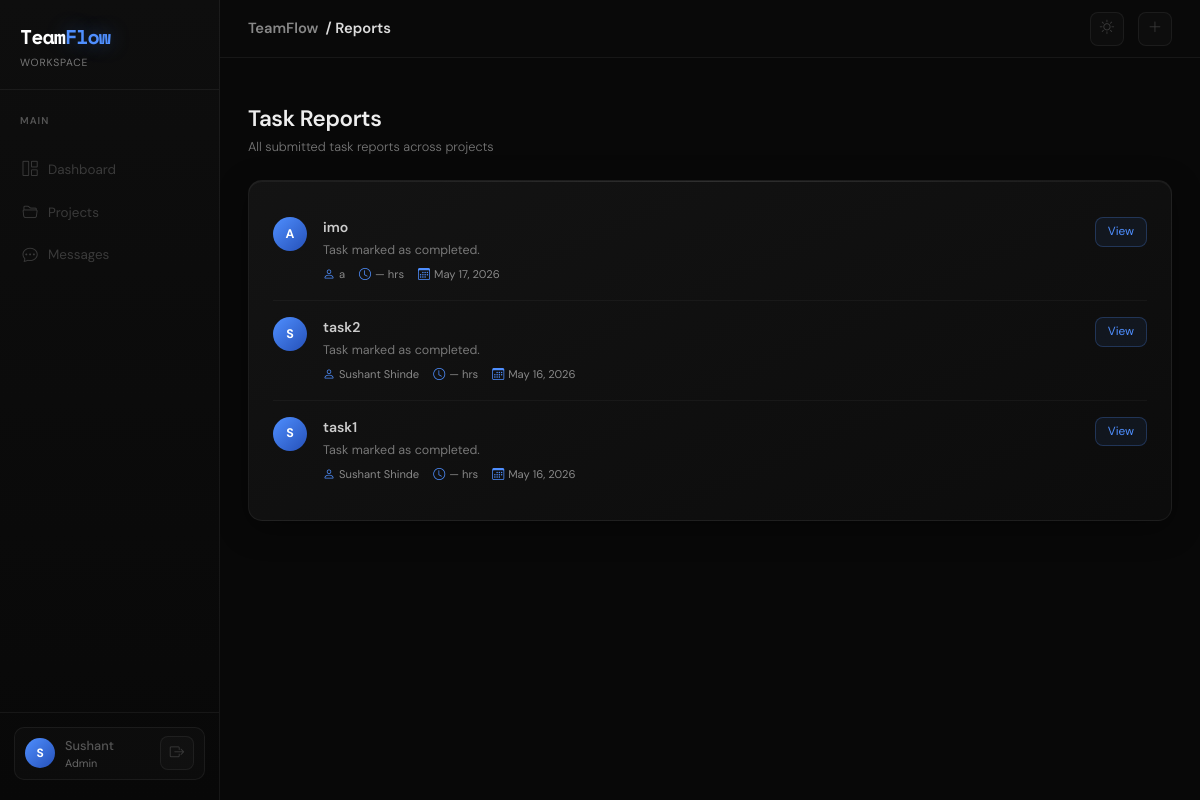
Screenshot of /reports (signed in) with the database file from the repository.
### app/models.py (models this page shows, shortened)
class User(db.Model, UserMixin):
    id = db.Column(db.Integer, primary_key=True)
    full_name = db.Column(db.String(100), nullable=False)
    email = db.Column(db.String(120), unique=True, nullable=False)
    password_hash = db.Column(db.String(200), nullable=False)
    role = db.Column(db.String(20), default='Member')  # Admin or Member
    profile_image = db.Column(db.String(100), default='default.jpg')
    created_at = db.Column(db.DateTime, default=datetime.utcnow)
    assigned_tasks = db.relationship('Task', backref='assignee', lazy=True, foreign_keys='Task.assigned_to')
    member_of = db.relationship('ProjectMember', backref='user', lazy=True)
    messages_sent = db.relationship('Message', backref='sender', lazy=True)
    task_files = db.relationship('TaskFile', backref='uploader', lazy=True)
    reports = db.relationship('TaskReport', backref='member', lazy=True)

class Task(db.Model):
    id = db.Column(db.Integer, primary_key=True)
    project_id = db.Column(db.Integer, db.ForeignKey('project.id'))
    title = db.Column(db.String(150), nullable=False)
    description = db.Column(db.Text)
    assigned_to = db.Column(db.Integer, db.ForeignKey('user.id'))
    priority = db.Column(db.String(20))
    deadline = db.Column(db.Date)
    status = db.Column(db.String(20), default='To Do')  # To Do, In Progress, Review, Completed, Overdue
    created_at = db.Column(db.DateTime, default=datetime.utcnow)
    files = db.relationship('TaskFile', backref='task', cascade="all, delete", lazy=True)
    report = db.relationship('TaskReport', backref='task', uselist=False, cascade="all, delete")  # only one report per task

class TaskReport(db.Model):
    id = db.Column(db.Integer, primary_key=True)
    task_id = db.Column(db.Integer, db.ForeignKey('task.id'))
    member_id = db.Column(db.Integer, db.ForeignKey('user.id'))
    summary = db.Column(db.Text, nullable=False)
    changes_made = db.Column(db.Text)
    files_modified = db.Column(db.String(200))
    time_taken = db.Column(db.String(50))
    submitted_at = db.Column(db.DateTime, default=datetime.utcnow)

### app/routes/tasks.py (the view, shortened to what this page needs)
@tasks.route('/reports')
@login_required
def all_reports():
    if current_user.role == 'Admin':
        my_projects = Project.query.filter_by(created_by=current_user.id).all()
        my_project_ids = []
        for p in my_projects:
            my_project_ids.append(p.id)
        reports = TaskReport.query.join(Task).filter(
            Task.project_id.in_(my_project_ids)
        ).order_by(TaskReport.submitted_at.desc()).all()
    return render_template('tasks/all_reports.html', reports=reports)

### app/__init__.py (called while the page is built)
def create_app(config_class=Config):
    app = Flask(__name__)
    app.config.from_object(config_class)
    csrf.init_app(app)
    db.init_app(app)
    migrate.init_app(app, db)
    login_manager.init_app(app)
    socketio.init_app(app)
    @app.context_processor
    def inject_today():
        todays_date = date.today()
        return dict(today=todays_date)
    from app.routes.auth import auth
    from app.routes.projects import projects
    from app.routes.tasks import tasks
    from app.routes.main import main
    from app.routes.chat import chat_bp
    app.register_blueprint(auth)
    app.register_blueprint(projects)
    app.register_blueprint(tasks)
    app.register_blueprint(main)
    app.register_blueprint(chat_bp)
    return app

### app/models.py (called while the page is built)
@login_manager.user_loader
def load_user(user_id):
    user = User.query.get(int(user_id))
    return user

### app/templates/tasks/all_reports.html (shortened to what this page needs)
{% extends 'base.html' %}
{% block page_title %}Reports{% endblock %}
{% block content %}
<div class="page-heading">Task Reports</div>
<p class="page-sub">
    {% if current_user.role == 'Admin' %}All submitted task reports across projects{% else %}Your submitted reports{% endif %}
</p>
<div class="tf-card">
    {% if reports %}
        {% for report in reports %}
        {% set task = report.task %}
        {% set member = report.member %}
        <div class="report-row">
            <div class="r-avatar">{{ member.full_name[0].upper() if member else '?' }}</div>
            <div class="r-content">
                <div class="r-title">{{ task.title if task else 'Deleted Task' }}</div>
                <div class="r-summary">{{ report.summary }}</div>
                <div class="r-meta">
                    <span class="r-meta-item"><i class="bi bi-person"></i> {{ member.full_name if member else 'Unknown' }}</span>
                    <span class="r-meta-item"><i class="bi bi-clock"></i> {{ report.time_taken or '—' }} hrs</span>
                    <span class="r-meta-item"><i class="bi bi-calendar3"></i> {{ report.submitted_at.strftime('%b %d, %Y') }}</span>
                </div>
            </div>
            <a href="{{ url_for('tasks.view_report', id=report.id) }}" class="mini-btn mini-btn-primary" style="flex-shrink:0;">
                View
            </a>
        </div>
        {% endfor %}
    {% else %}
        <div class="empty-state" style="grid-column: auto;">
            <div class="empty-icon"><i class="bi bi-file-text"></i></div>
            <div class="empty-title">No reports yet</div>
            <p class="empty-sub">Reports appear here when members complete tasks.</p>
        </div>
    {% endif %}
</div>
{% endblock %}

### app/templates/base.html (shortened to what this page needs)
<!DOCTYPE html>
<html lang="en">
<head>
    <link href="https://cdn.jsdelivr.net/npm/bootstrap@5.3.0/dist/css/bootstrap.min.css" rel="stylesheet">
    <link rel="stylesheet" href="https://cdn.jsdelivr.net/npm/bootstrap-icons@1.11.0/font/bootstrap-icons.css">
    <link rel="stylesheet" href="{{ url_for('static', filename='css/teamflow.css') }}">
</head>
<body class="app-page">
<aside class="sidebar">
    <a href="{{ url_for('main.dashboard') }}" class="sidebar-brand">
        <div class="logo-text">Team<span>Flow</span></div>
        <div class="logo-sub">Workspace</div>
    </a>
    <nav class="sidebar-nav">
        <p class="nav-section-label">Main</p>
        <a href="{{ url_for('main.dashboard') }}" class="sidebar-link {% if request.endpoint == 'main.dashboard' %}active{% endif %}">
            <i class="bi bi-grid-1x2"></i> Dashboard
        </a>
        <a href="{{ url_for('projects.list_projects') }}" class="sidebar-link {% if 'project' in (request.endpoint or '') %}active{% endif %}">
            <i class="bi bi-folder2-open"></i> Projects
        </a>
        <a href="{{ url_for('chat.index') }}" class="sidebar-link {% if 'chat' in (request.endpoint or '') %}active{% endif %}">
            <i class="bi bi-chat-dots"></i> Messages
        </a>
    </nav>
    <div class="sidebar-user">
        <div class="user-chip">
            <div class="user-avatar">{{ current_user.full_name[0].upper() }}</div>
            <div>
                <div class="user-name">{{ current_user.full_name.split(' ')[0] }}</div>
                <div class="user-role">{{ current_user.role }}</div>
            </div>
            <a href="{{ url_for('auth.logout') }}" class="ms-auto topbar-icon-btn" title="Logout">
                <i class="bi bi-box-arrow-right"></i>
            </a>
        </div>
    </div>
</aside>
<div class="main-wrapper">
    <header class="topbar">
        <div class="topbar-title">
            TeamFlow &nbsp;<span>/ {% block page_title %}Dashboard{% endblock %}</span>
        </div>
        <div class="topbar-actions">
            <button class="topbar-icon-btn" id="themeToggleBtn" onclick="toggleTheme()" title="Toggle light / dark mode">
                <i class="bi bi-sun" id="themeIcon"></i>
            </button>
            {% if current_user.role == 'Admin' %}
            <a href="{{ url_for('projects.new_project') }}" class="topbar-icon-btn" title="New Project">
                <i class="bi bi-plus-lg"></i>
            </a>
            {% endif %}
        </div>
    </header>
    <main class="page-body">
        {% block content %}{% endblock %}
    </main>
</div>
</body>
</html>

### rows the page displays
User: full_name "S", full_name "Sushant", role "Admin", full_name "Sushant Shinde"
TaskReport: summary "Task marked as completed.", time_taken "—", submitted_at "May 17, 2026"
User: full_name "A", full_name "a"
Task: title "imo"
TaskReport: summary "Task marked as completed.", time_taken "—", submitted_at "May 16, 2026"
Task: title "task2"
TaskReport: summary "Task marked as completed.", time_taken "—", submitted_at "May 16, 2026"
Task: title "task1"
